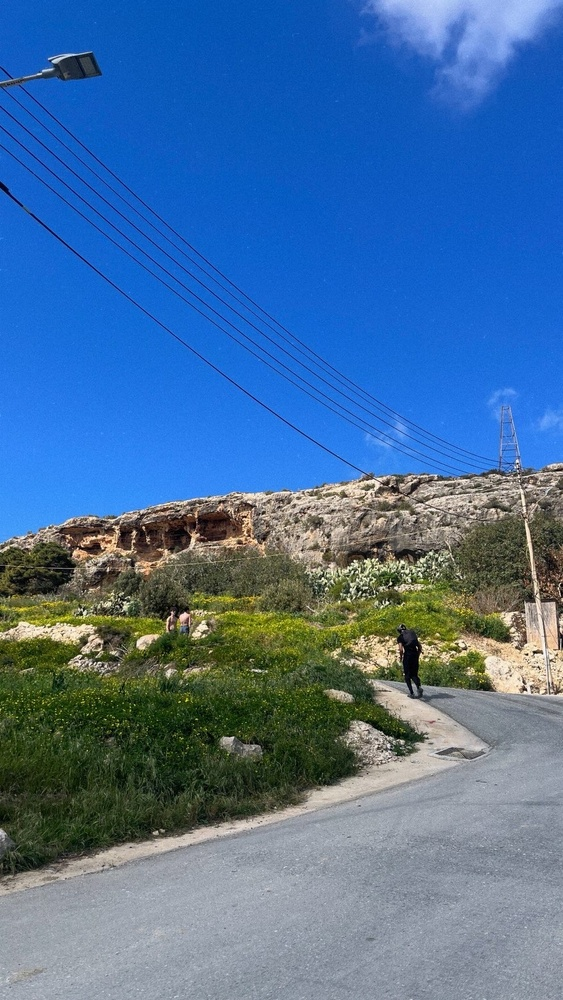
#> input picture Projet_Computer_Vision/Jupyter Notebook/test_image.jpg, 563 x 1000 px, shrunk from 878 x 1560 before the run, found by its file name
$ jupyter execute --allow-errors walkthrough.ipynb
#> lines starting #> are read from the running program, lines starting #| are printed output that depends on the picture
Otsu's Thresholding & Adaptive Thresholding

Welcome to this interactive tutorial. In computer vision, thresholding is a technique used to convert a grayscale image into a binary image. It is heavily used to separate the foreground from the background.

In this notebook, we will see how Otsu's Method works automatically with example and explication.

Step 1: Environment Setup and Image Loading

First we need to import the libraries. We will use cv2 (OpenCV) to load our test
image and directly convert it in grayscale in a single line of code, whe will also need matplotlib to visualize our intermediate results in this notebook

Before running the code cell below, you must ensure that you have an image file named exactly test_image.jpg placed in the exact same folder as this Notebook.

[cell 1]
import cv2
import numpy as np
import matplotlib.pyplot as plt

# Load the image directly in grayscale in a single line
image_path = 'test_image.jpg'
gray_image = cv2.imread(image_path, cv2.IMREAD_GRAYSCALE)
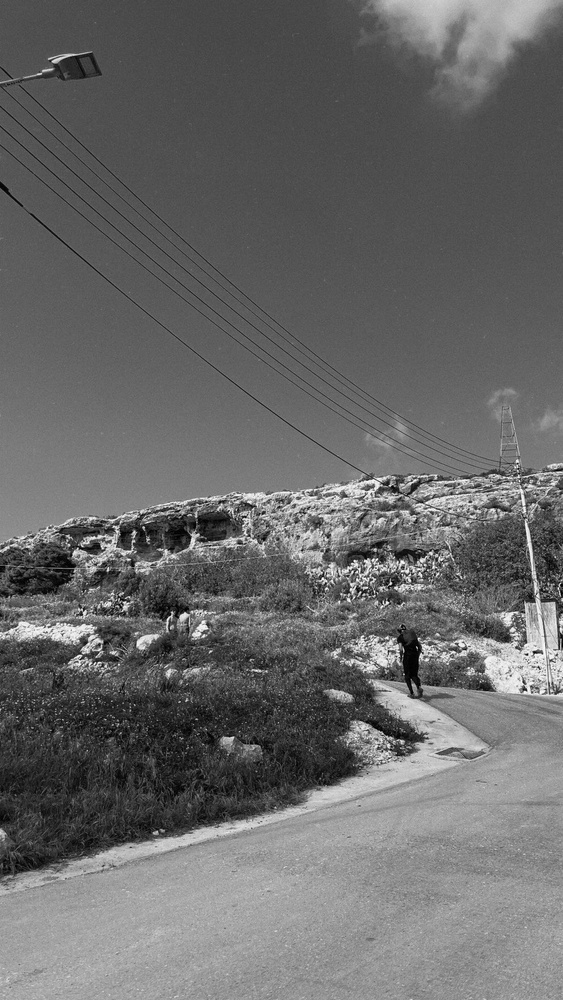
#> gray_image: shape (1000, 563); min 0, max 255, mean 105.2

if gray_image is None:
    print("Error: Could not load image. Check the file path.")
else:
    plt.figure(figsize=(6, 4))
    plt.imshow(gray_image, cmap='gray')
    plt.title("Step 1: Original Image (Loaded directly in Grayscale)")
    plt.axis('off')
    plt.show()

Step 2: The Bimodal Assumption and Histogram Analysis

Before applying Otsu's method, we need to understand how it makes its decision. Otsu's algorithm does not look at the image as a 2D spatial grid. instead, it looks at the histogram of pixel intensities.

The algorithm assumes that the image contains two main classes of pixels: the foreground and the background. Ideally, this creates a graph with two distinct mountains or peaks, separated by a deep valley.

To find the perfect cut-off point, Otsu's method iterates through all possible threshold values (from 0 to 255). For each value, it calculates the within-class variance. The optimal threshold is the one that minimizes this variance, meaning it ensures the pixels inside the "background" group are as similar to each other as possible, and the same goes for the "foreground" group.

Let's plot the histogram of our loaded image to see if it respects this bimodal assumption!

[cell 2]
import matplotlib.pyplot as plt
import numpy as np

# Flatten the 2D image matrix into a 1D list
# Ensure gray_image is a numpy array to avoid attribute errors
pixels = np.asarray(gray_image).ravel()
# Create and plot the histogram
plt.figure(figsize=(8, 5))
# Use 256 bins for the 256 possible intensity values (0 to 255)
plt.hist(pixels, bins=256, range=(0, 256), color='gray', alpha=0.8)
plt.title("Step 2: Histogram of Pixel Intensities")
plt.xlabel("Pixel Intensity (0 = Pure Black, 255 = Pure White)")
plt.ylabel("Number of Pixels (Frequency)")
plt.grid(axis='y', alpha=0.3)
# Display the graph
plt.show()
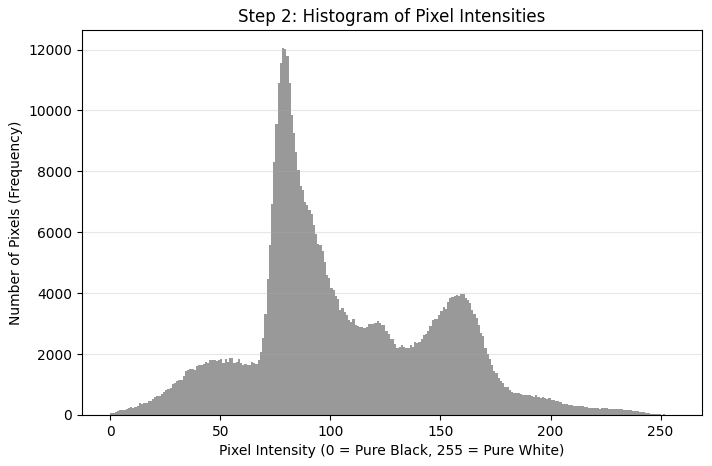
#> figure drawn by matplotlib, 1 panel; tallest bar 12039 high, from x = 78 to 79

Step 3: Global Otsu's Thresholding and its Failure Case

Now that we understand the bimodal assumption, let's apply Otsu's method. OpenCV makes this incredibly easy: we use the "cv2.threshold" function and pass the "cv2.THRESH_OTSU" flag. The algorithm will automatically find the valley in our histogram, calculate the optimal threshold, and binarize the image.

However, we must also understand the limitations of this global approach. Otsu calculates a single threshold for the entire image. If our image has uneven lighting or a shadow cast across it, the bimodal assumption breaks down globally. The dark background in the shadow might be darker than the bright foreground in the well-lit area!

[cell 3]
import cv2
import matplotlib.pyplot as plt

# Parameters for adaptive thresholding
block_size = 21
C_value = 5

# Apply Gaussian adaptive thresholding
# (Note: ensure that gray_image and otsu_result are defined beforehand)
adaptive_result = cv2.adaptiveThreshold(
    gray_image, 255, cv2.ADAPTIVE_THRESH_GAUSSIAN_C,
    cv2.THRESH_BINARY, block_size, C_value
)
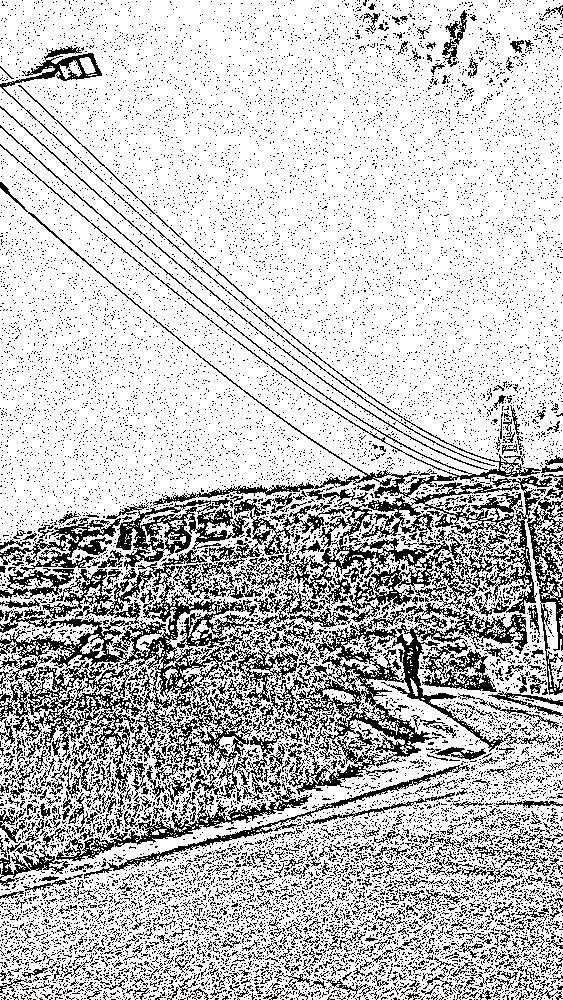
#> adaptive_result: shape (1000, 563); 76.8% white; black in thin lines or dots

# Create the figure (1 row, 2 columns)
fig, axes = plt.subplots(1, 2, figsize=(12, 6))

# First subplot: index [0]
#> (the rest of this cell did not finish here and is left out)
